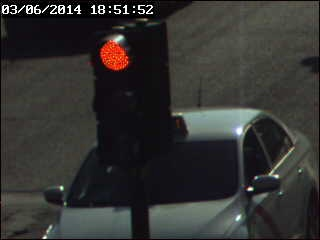
#> input picture examples/morfeo/rojo.jpg, 320 x 240 px, given as the content of the folder C:/chapusotorrojo/EXTRAIDO_vid-20241128_124624, which was not available
$ python color_extractor.py
#> lines starting #> are read from the running program, lines starting #| are printed output that depends on the picture; after the words box and inside, x2 and y2 are one past the last pixel; in counts of white or black regions, pixels touching at a corner belong together; pictures that were not available may be replaced by others from this repository, and a replacement may not be noted
import cv2
import numpy as np
import os
import csv
from datetime import datetime
import re

def natural_sort_key(file_name):
    """
    Generate a key for natural sorting (handles numeric parts of filenames).
    """
    return [int(text) if text.isdigit() else text.lower() for text in re.split(r'(\d+)', file_name)]

def filter_by_hsv_channel(image, channel):
    """
    Filters the image, returning only pixels with HSV 'Value' above the 60th percentile of the left part.
    """
    # Compute the 60th percentile of the Value (V) channel
    v_channel = image[:, :, channel]
    threshold = np.percentile(v_channel, 80)

    # Create a mask for pixels with V > threshold
    mask = image[:, :, 2] > threshold

    # Create a filtered image
    filtered_image = np.zeros_like(image)  # Black image with the same shape
    filtered_image[mask] = image[mask]  # Apply the mask

    # cv2.imshow("name",filtered_image)
    # cv2.waitKey(1)
    return filtered_image, mask

def preprocessing(image_path):
    """
    Transform an image into HSV.
    """
    image = cv2.imread(image_path)
#> image is the input picture: shape (240, 320, 3); mean B, G, R 48.7, 50.6, 51.4
    if image is None:
        raise FileNotFoundError(f"Image not found: {image_path}")
    hsv_image = cv2.cvtColor(image, cv2.COLOR_BGR2HSV)
#> hsv_image: shape (240, 320, 3); mean H, S, V 69.8, 46.7, 54.6
    return hsv_image

def divider(hsv_image):
    """
    Divide the image into three vertical parts and get the average H, S, and V values
    for the middle part.
    """
    height, width, _ = hsv_image.shape
#> height = 240; width = 320
    middle_width = width // 2
#> middle_width = 160
    left_part = hsv_image[10:-40, 50:middle_width]
#> left_part: shape (190, 110, 3); mean H, S, V 86.4, 61.3, 39.1
    masked_by_value = True

    if masked_by_value:
        filtered_img, mask = filter_by_hsv_channel(left_part, 2)
#> in filter_by_hsv_channel, `v_channel = image[:, :, channel]`:
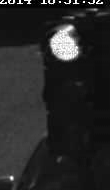
#> v_channel: shape (190, 110); min 0, max 255, mean 39.1
#> in filter_by_hsv_channel, `threshold = np.percentile(v_channel, 80)`: threshold = 59
#> in filter_by_hsv_channel, `mask = image[:, :, 2] > threshold`:
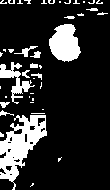
#> mask: shape (190, 110) bool; 17% white; 43 white regions (31 under 20 px), largest, box (x1, y1, x2, y2) and area: (0, 115, 47, 190) 1582, (49, 24, 81, 62) 868, (0, 62, 35, 104) 462
#> in filter_by_hsv_channel, `filtered_image[mask] = image[mask]`: filtered_image: shape (190, 110, 3); mean H, S, V 4.8, 11.7, 17.3
        filtered_img, mask = filter_by_hsv_channel(filtered_img, 1)
#> call 2 of filter_by_hsv_channel, with channel = 1
#> in filter_by_hsv_channel (call 2), `v_channel = image[:, :, channel]`:
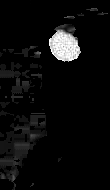
#> v_channel: shape (190, 110); min 0, max 255, mean 11.7
#> in filter_by_hsv_channel (call 2), `threshold = np.percentile(v_channel, 80)`: threshold = 0

        # Mask the HSV channels
        h_channel = filtered_img[:, :, 0][mask]
#> h_channel = 3558 values, max 179 at index 491, min 0 at index 0, mean 28.23
        s_channel = filtered_img[:, :, 1][mask]
#> s_channel = 3558 values, max 255 at index 395, min 0 at index 0, mean 68.62
        v_channel = filtered_img[:, :, 2][mask]
#> v_channel = 3558 values, max 255 at index 4, min 60 at index 159, mean 101.4

        # Calculate the means
        avg_h = np.mean(h_channel) if h_channel.size > 0 else 0
#> avg_h = 28.23
        avg_s = np.mean(s_channel) if s_channel.size > 0 else 0
#> avg_s = 68.62
        avg_v = np.mean(v_channel) if v_channel.size > 0 else 0
#> avg_v = 101.4

        cv2.imshow("H",filtered_img[:, :, 0]*mask)
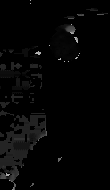
#> window 'H': shape (190, 110); min 0, max 179, mean 4.8
        cv2.waitKey(1)
        cv2.imshow("S",filtered_img[:, :, 1])
        cv2.waitKey(1)
        cv2.imshow("V",filtered_img[:, :, 2])
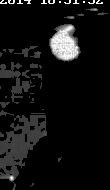
#> window 'V': shape (190, 110); min 0, max 255, mean 17.3
        cv2.waitKey(1)
    else:
        avg_h = np.mean(left_part[:, :, 0])
        avg_s = np.mean(left_part[:, :, 1])
        avg_v = np.mean(left_part[:, :, 2])

    return avg_h, avg_s, avg_v

def color_identifier(avg_h, avg_s):
    """
    Evaluate if the middle part has more green, yellow, or red based on H value.
    HSV Hues:
    - Red: 0-10 and 160-180
    - green: ~81-100
    - Yellow: ~26-35
    """
    if avg_h < 30 and avg_s > 180:
        return "red"
    else:
        return "green"

def process_images_in_folder(folder_path, output_csv_path):
    """
    Process all images in a folder and write the results to a CSV file.
    """
    with open(output_csv_path, mode='w', newline='') as csv_file:
        csv_writer = csv.writer(csv_file)
        csv_writer.writerow(["Datetime", "Image Name", "Average H", "Average S", "Average V", "Color"])

        # List files and sort them naturally
        file_list = sorted(
            [file_name for file_name in os.listdir(folder_path) if file_name.lower().endswith(('.png', '.jpg', '.jpeg'))],
            key=natural_sort_key
        )

        for file_name in file_list:
            image_path = os.path.join(folder_path, file_name)

            try:
                hsv_image = preprocessing(image_path)
                avg_h, avg_s, avg_v = divider(hsv_image)
#> avg_h = 28.23; avg_s = 68.62; avg_v = 101.4
                color = color_identifier(avg_h, avg_s)
#> color = 'green'

                csv_writer.writerow([datetime.now(), file_name, avg_h, avg_s, avg_v, color])
                print(f"Processed: {file_name}")
            except Exception as e:
                print(f"Error processing {file_name}: {e}")

#cv2.namedWindow("name",cv2.WINDOW_AUTOSIZE)
cv2.namedWindow("H",cv2.WINDOW_NORMAL)
cv2.namedWindow("S",cv2.WINDOW_NORMAL)
cv2.namedWindow("V",cv2.WINDOW_NORMAL)

# Example usage
folder_paths = [
    # "C:/chapus/fotorrojo/VideoRec_00013",
    "C:\chapus\fotorrojo\EXTRAIDO_vid-20241128_124624",
    # "C:/chapus/fotorrojo/VideoRec_00077",
    # "C:/chapus/fotorrojo/VideoRec_00097",
    # "C:/chapus/fotorrojo/VideoRec_00233",
]

for folder_path in folder_paths:
    output_csv_path = os.path.basename(folder_path).split(".")[0] + ".csv"
    process_images_in_folder(folder_path, output_csv_path)
